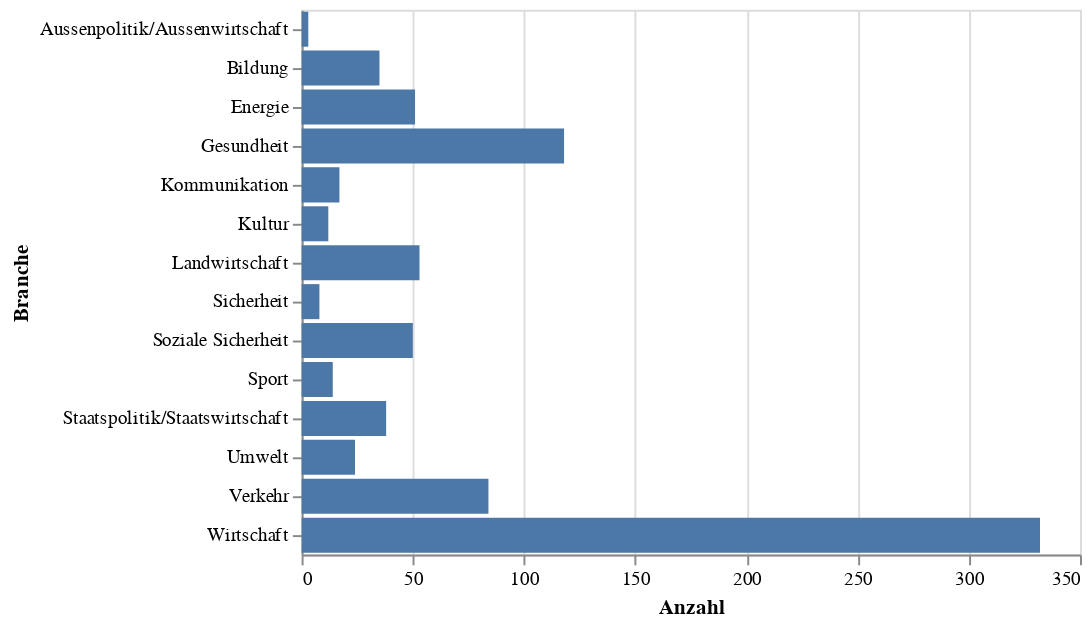

Write notebook code for a chart like this one.
### Markdown cell above
Bezahlte Interessenbindungen aufgeschlüsselt nach Branche.

### Code cell
source = duckdb.query('''
    select branche, count(1) count
    from df_bezahlt
    group by 1
''').to_df()

alt.Chart(source).mark_bar().encode(
    x=alt.X('count', title='Anzahl'),
    y=alt.Y('branche', title='Branche'),
    tooltip='count'
)

### Figure 1 — Vega-Lite specification as saved in the notebook (floating-point values rounded to 4 significant figures)
{"config": {"view": {"continuousWidth": 400, "continuousHeight": 300}}, "data": {"name": "data-2226d2192f671d7e9c8d1dcda00461b5"}, "mark": "bar", "encoding": {"tooltip": {"field": "count", "type": "quantitative"}, "x": {"field": "count", "title": "Anzahl", "type": "quantitative"}, "y": {"field": "branche", "title": "Branche", "type": "nominal"}}, "$schema": "https://vega.github.io/schema/vega-lite/v4.17.0.json", "datasets": {"data-2226d2192f671d7e9c8d1dcda00461b5": [{"branche": "Aussenpolitik/Aussenwirtschaft", "count": 3}, {"branche": "Bildung", "count": 35}, {"branche": "Energie", "count": 51}, {"branche": "Gesundheit", "count": 118}, {"branche": "Kommunikation", "count": 17}, {"branche": "Kultur", "count": 12}, {"branche": "Landwirtschaft", "count": 53}, {"branche": "Sicherheit", "count": 8}, {"branche": "Soziale Sicherheit", "count": 50}, {"branche": "Sport", "count": 14}, {"branche": "Staatspolitik/Staatswirtschaft", "count": 38}, {"branche": "Umwelt", "count": 24}, {"branche": "Verkehr", "count": 84}, {"branche": "Wirtschaft", "count": 332}]}}
